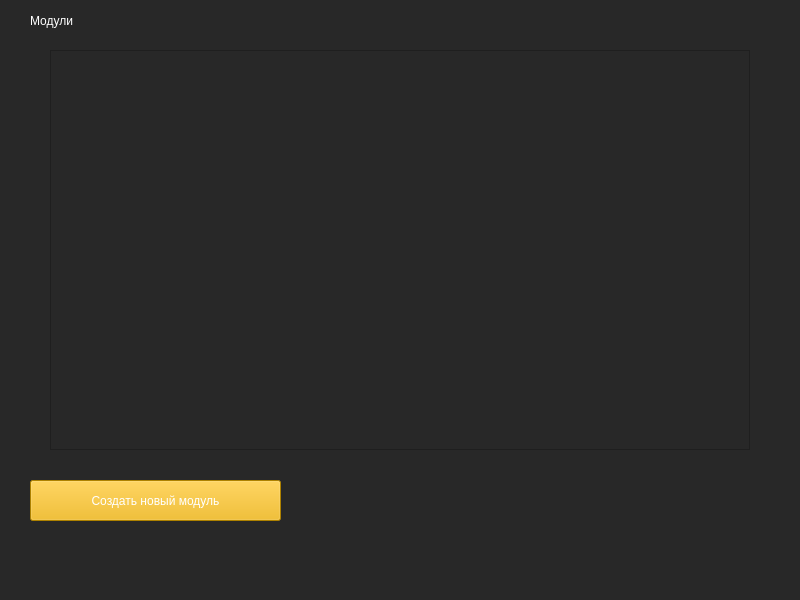
<?xml version="1.0" encoding="UTF-8"?>
<ui version="4.0">
 <class>MainWindow</class>
 <widget class="QMainWindow" name="MainWindow">
  <property name="geometry">
   <rect>
    <x>0</x>
    <y>0</y>
    <width>800</width>
    <height>600</height>
   </rect>
  </property>
  <property name="windowTitle">
   <string>EzLearn - Учите и Запоминайте</string>
  </property>
  <property name="styleSheet">
   <string notr="true">background-color: rgb(40, 40, 40);</string>
  </property>
  <widget class="QWidget" name="centralwidget">
   <widget class="QScrollArea" name="scroll_ar">
    <property name="geometry">
     <rect>
      <x>50</x>
      <y>50</y>
      <width>700</width>
      <height>400</height>
     </rect>
    </property>
    <property name="sizePolicy">
     <sizepolicy hsizetype="Expanding" vsizetype="Ignored">
      <horstretch>0</horstretch>
      <verstretch>0</verstretch>
     </sizepolicy>
    </property>
    <property name="minimumSize">
     <size>
      <width>230</width>
      <height>120</height>
     </size>
    </property>
    <property name="cursor" stdset="0">
     <cursorShape>ArrowCursor</cursorShape>
    </property>
    <property name="widgetResizable">
     <bool>true</bool>
    </property>
    <widget class="QWidget" name="scrollAreaWidgetContents_2">
     <property name="geometry">
      <rect>
       <x>0</x>
       <y>0</y>
       <width>698</width>
       <height>398</height>
      </rect>
     </property>
    </widget>
   </widget>
   <widget class="QLabel" name="lbl_last">
    <property name="geometry">
     <rect>
      <x>30</x>
      <y>10</y>
      <width>211</width>
      <height>21</height>
     </rect>
    </property>
    <property name="styleSheet">
     <string notr="true">font: 12pt &quot;MS Shell Dlg 2&quot;;
color: rgb(255, 255, 255)
</string>
    </property>
    <property name="text">
     <string>Модули</string>
    </property>
   </widget>
   <widget class="QPushButton" name="btn_create">
    <property name="geometry">
     <rect>
      <x>30</x>
      <y>480</y>
      <width>251</width>
      <height>41</height>
     </rect>
    </property>
    <property name="styleSheet">
     <string notr="true">background-color: rgb(242, 180, 0);
font: 12pt &quot;MS Shell Dlg 2&quot;;
color: rgb(255, 255, 255);</string>
    </property>
    <property name="text">
     <string>Создать новый модуль</string>
    </property>
   </widget>
  </widget>
  <widget class="QMenuBar" name="menubar">
   <property name="geometry">
    <rect>
     <x>0</x>
     <y>0</y>
     <width>800</width>
     <height>21</height>
    </rect>
   </property>
   <property name="styleSheet">
    <string notr="true">color: rgb(255, 255, 255);</string>
   </property>
  </widget>
  <widget class="QStatusBar" name="statusbar"/>
  <action name="action_exit_acc">
   <property name="text">
    <string>Выйти из аккаунта</string>
   </property>
  </action>
  <action name="action_exit_app">
   <property name="text">
    <string>Выйти из приложения</string>
   </property>
  </action>
 </widget>
 <resources/>
 <connections/>
</ui>
